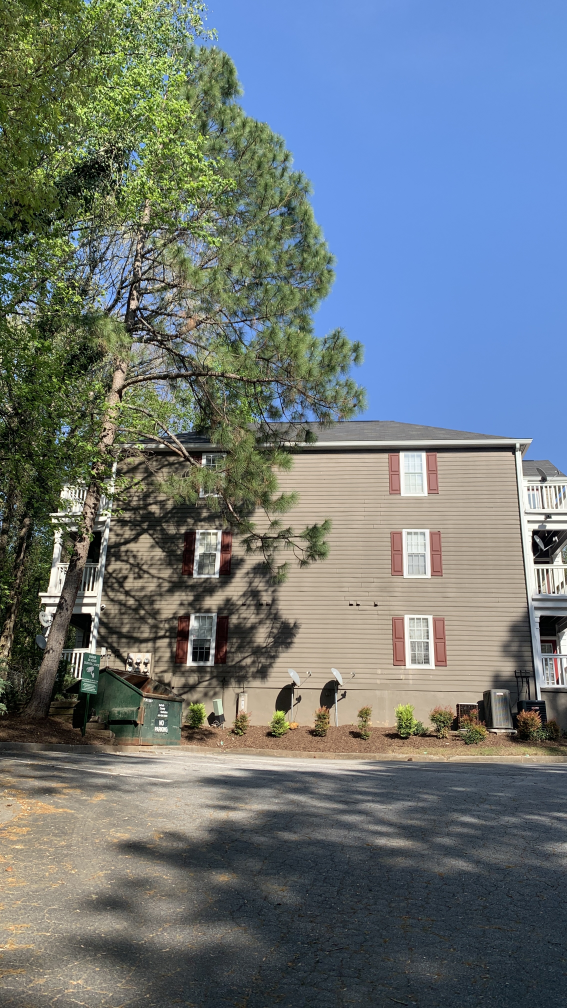
#> input picture 2/5/IMG_2285.jpg, 2268 x 4032 px, given in place of captured_video_rgb.mp4, which was not available (shown at 1/4 size)
$ python app.py
#> lines starting #> are read from the running program, lines starting #| are printed output that depends on the picture; after the words box and inside, x2 and y2 are one past the last pixel; in counts of white or black regions, pixels touching at a corner belong together; pictures that were not available may be replaced by others from this repository, and a replacement may not be noted
#> further down, frame is the input picture: shape (4032, 2268, 3); mean B, G, R 121.8, 118.5, 108.5
import cv2

# Function to detect objects
def detect_objects(frame):
    # Convert the frame from BGR to grayscale
    gray = cv2.cvtColor(frame, cv2.COLOR_BGR2GRAY)
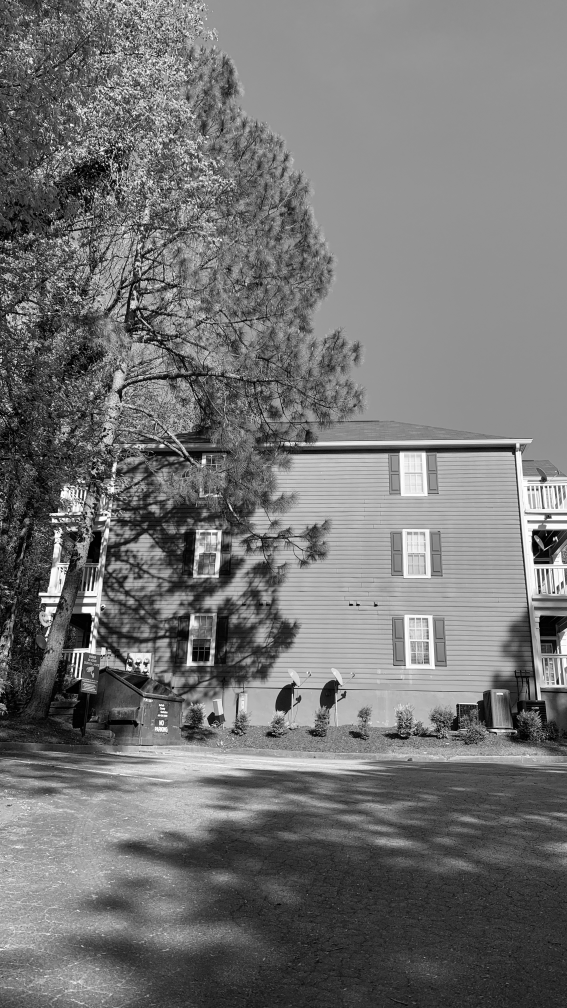
#> gray: shape (4032, 2268) (shown at 1/4 size); min 0, max 255, mean 115.9

    # Apply Gaussian blur to reduce noise
    blurred = cv2.GaussianBlur(gray, (5, 5), 0)

    # Apply thresholding to segment the image
    _, thresh = cv2.threshold(blurred, 100, 255, cv2.THRESH_BINARY)
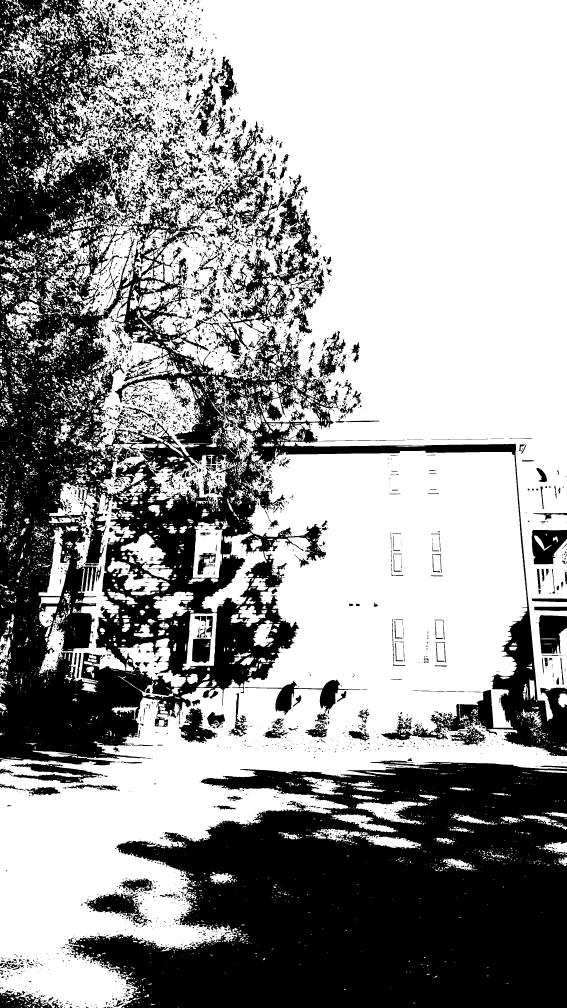
#> thresh: shape (4032, 2268) (shown at 1/4 size); 60.9% white; 5544 black regions (3930 under 20 px)

    # Find contours in the thresholded image
    contours, _ = cv2.findContours(thresh, cv2.RETR_EXTERNAL, cv2.CHAIN_APPROX_SIMPLE)
#> contours = 6294 contours, 4751 with area under 20; largest, box (x1, y1, x2, y2) and area: (194, 0, 2268, 2885) 3035098, (0, 1795, 2268, 4032) 2071606, (368, 1190, 838, 2002) 147066, (156, 1929, 543, 2734) 79138, (587, 1819, 948, 2034) 34572

    # Initialize a list to store detected objects
    detected_objects = []

    # Loop over the contours
    for contour in contours:
        # Compute the bounding box of the contour
        x, y, w, h = cv2.boundingRect(contour)

        # Ignore small contours (noise)
        if cv2.contourArea(contour) > 1200:
            # Add the bounding box coordinates to the list of detected objects
            detected_objects.append((x, y, w, h))
#> this loop made 6294 passes
#> (x, y, w, h) on passes 5 to 7: (84, 4029, 4, 3), (714, 4028, 1, 1), (490, 4028, 8, 4)
#> after the loop, detected_objects = 70 items, first 6: (839, 3492, 96, 44), (1771, 3434, 128, 48), (2168, 3367, 100, 47), (1463, 3339, 222, 58), (1267, 3315, 126, 52), (2086, 3259, 142, 42)

    return detected_objects

# Open the video file
cap = cv2.VideoCapture('4/captured_video_rgb.mp4')

# Iterate through the video frames
while cap.isOpened():
    ret, frame = cap.read()
    if not ret:
        break

    # Detect objects in the current frame
    detected_objects = detect_objects(frame)

    # Draw bounding boxes around detected objects
    for (x, y, w, h) in detected_objects:
        cv2.rectangle(frame, (x, y), (x + w, y + h), (0, 255, 0), 2)
#> this loop made 70 passes
#> (x, y, w, h) on passes 1 to 12: (839, 3492, 96, 44), (1771, 3434, 128, 48), (2168, 3367, 100, 47), (1463, 3339, 222, 58), (1267, 3315, 126, 52), (2086, 3259, 142, 42), (1325, 3257, 261, 74), (1804, 3254, 176, 45), (1422, 3204, 266, 94), (1210, 3107, 164, 72), (131, 3002, 177, 26), (2109, 2845, 59, 64)
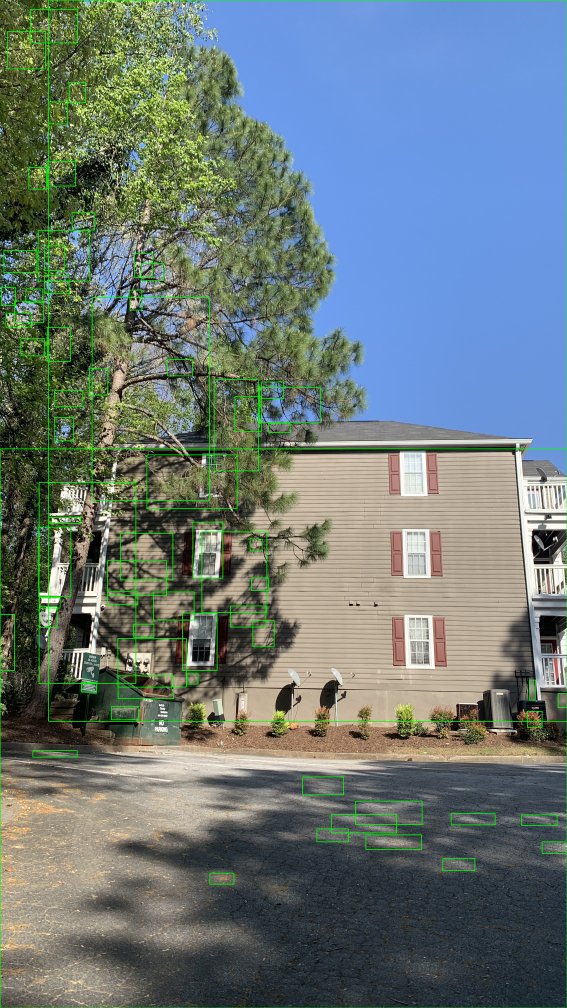
#> frame: shape (4032, 2268, 3) (shown at 1/4 size); mean B, G, R 120.7, 121.1, 107.3

    # Display the frame with detected objects
    cv2.imshow('Frame', frame)

    # Press 'q' to exit
    if cv2.waitKey(25) & 0xFF == ord('q'):
#> (key q is pressed here)
        break

# Release the video capture object
cap.release()
cv2.destroyAllWindows()

$ run again, on 2/5/IMG_2286.jpg
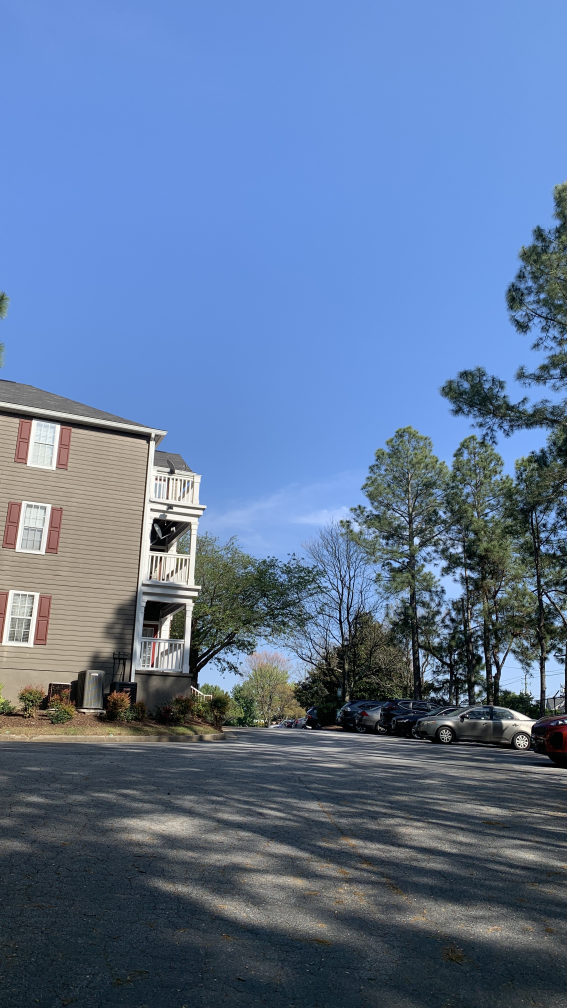
#> input picture 2/5/IMG_2286.jpg, 2268 x 4032 px, given in place of captured_video_rgb.mp4, which was not available (shown at 1/4 size)
#> frame is the input picture: shape (4032, 2268, 3); mean B, G, R 151.3, 117.5, 94.9
#> in detect_objects, `_, thresh = cv2.threshold(blurred, 100, 255, cv2.THRESH_BINARY)`:
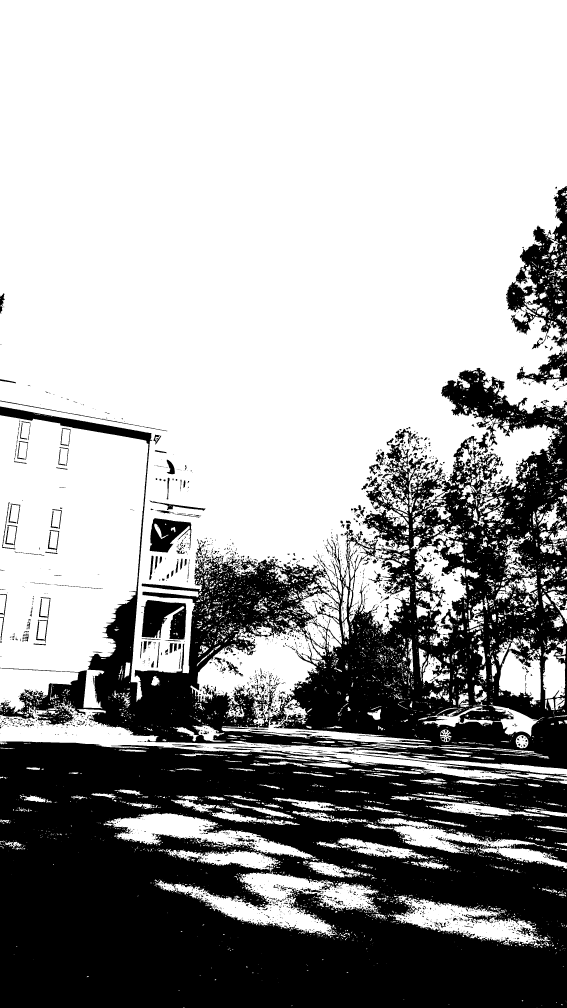
#> thresh: shape (4032, 2268) (shown at 1/4 size); 64.3% white; 2941 black regions (2237 under 20 px)
#> contours = 5811 contours, 4674 with area under 20; largest, box (x1, y1, x2, y2) and area: (0, 0, 2268, 2808) 4416516, (0, 1661, 594, 2835) 517431, (0, 2801, 2268, 3136) 116278, (762, 2481, 1289, 2870) 97636, (622, 3486, 1515, 3744) 81312
#> the loop in detect_objects, `for contour in contours:` made 5811 passes
#> (x, y, w, h) on passes 2, 3, 5: (733, 4028, 5, 4), (1164, 4023, 8, 2), (2244, 4017, 7, 4)
#> after the loop in detect_objects, `for contour in contours:`: detected_objects = 64 items, first 6: (1560, 3582, 641, 204), (622, 3486, 893, 258), (1232, 3446, 209, 65), (1674, 3441, 124, 35), (662, 3395, 460, 96), (1348, 3352, 370, 85)
#> the loop `for (x, y, w, h) in detected_objects:` made 64 passes
#> after the loop `for (x, y, w, h) in detected_objects:`:
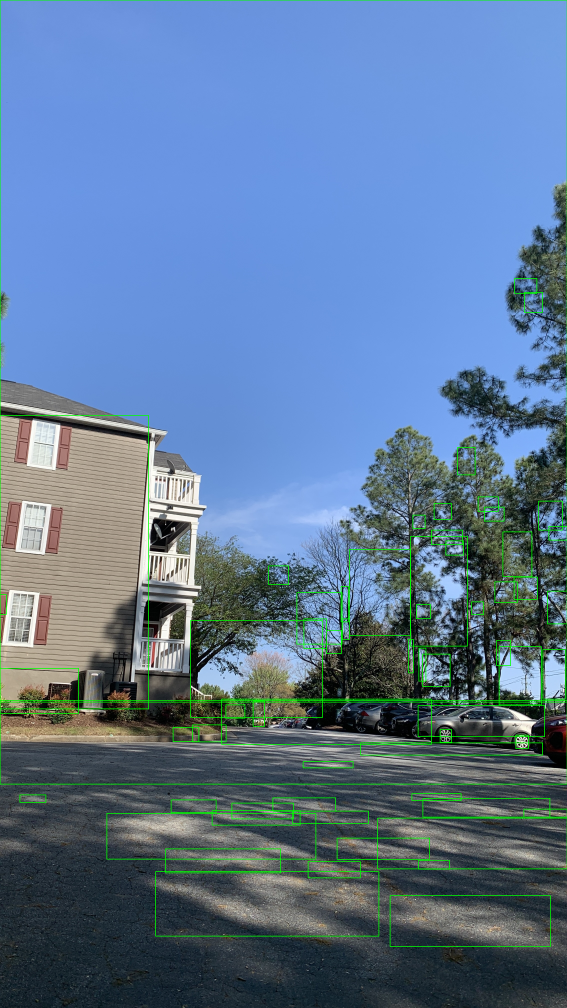
#> frame: shape (4032, 2268, 3) (shown at 1/4 size); mean B, G, R 149.8, 120.4, 93.7
